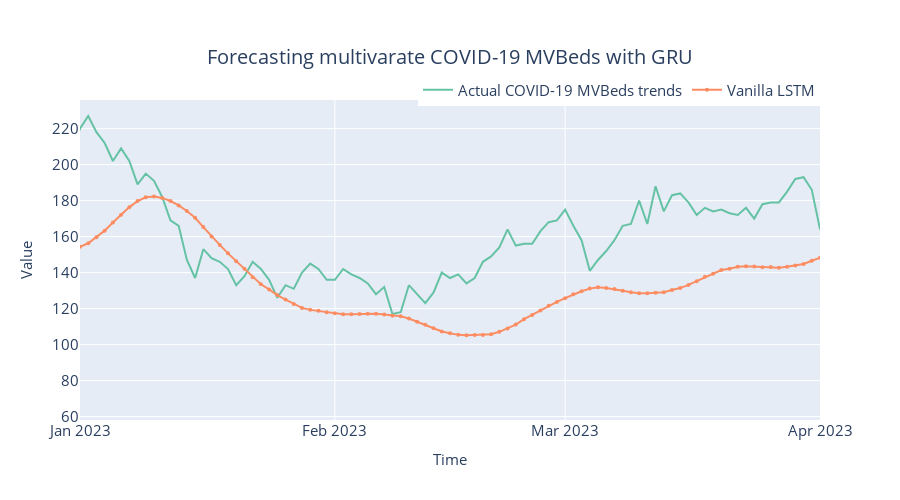

The notebook cell this image was saved under:
### Code cell
# Generate the forecast plot

fig = plot_forecast(
    pred_df,
    forecast_columns=["Vanilla LSTM"],
    forecast_display_names=["Vanilla LSTM"],
)

# Set the title of the plot
title = f"Forecasting multivarate COVID-19 MVBeds with {algorithm_name}"
fig = format_plot(fig, title=title)

# Update the x-axis of the plot
fig.update_xaxes(
    type="date", range=["2023-01-01", "2023-04-01"], dtick="M1", tickformat="%b %Y"
)

# Show the plot
fig.show()

# Save the plot as an image
fig.write_image(f"images/forecast_multivarate_{algorithm_name}", engine="kaleido",format="pdf")

### Figure 1 — Plotly figure (JSON) as saved in the notebook; plotly's stock layout.template omitted (floating-point values rounded to 4 significant figures; data arrays with more than 128 entries replaced by an {"elided": "..."} marker saying what was removed)
{"data": [{"line": {"color": "rgb(102,194,165)", "width": 2}, "marker": {"opacity": 0.5, "size": 6}, "mode": "lines", "name": "Actual COVID-19 MVBeds trends", "type": "scatter", "x": {"elided": "172 str values"}, "y": {"elided": "172 int values"}}, {"line": {"color": "rgb(252,141,98)", "width": 2}, "marker": {"size": 4}, "mode": "lines+markers", "name": "Vanilla LSTM", "type": "scatter", "x": {"elided": "172 str values"}, "y": {"elided": "172 float values"}}], "layout": {"autosize": false, "height": 500, "legend": {"font": {"size": 15}, "orientation": "h", "title": {}, "x": 1, "xanchor": "right", "y": 0.98, "yanchor": "bottom"}, "title": {"font": {"size": 20}, "text": "Forecasting multivarate COVID-19 MVBeds with GRU", "x": 0.5, "xanchor": "center", "yanchor": "top"}, "width": 900, "xaxis": {"dtick": "M1", "range": ["2023-01-01", "2023-04-01"], "tickfont": {"size": 15}, "tickformat": "%b %Y", "title": {"font": {"size": 15}, "text": "Time"}, "type": "date"}, "yaxis": {"tickfont": {"size": 15}, "title": {"font": {"size": 15}, "text": "Value"}}}}
